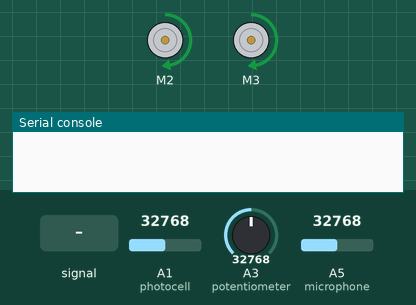
Recording of a program running on a simulated CircuitPython board. Parts: 2 × DC motor (green arrow = forward, orange = backward, longer = faster), the last lines printed to the serial console. The inputs (shaded band) are chosen by the test bench; at power-on: A1 (photocell) = 32768, A3 (potentiometer) = 32768, A5 (microphone) = 32768 (analog values on the 0–65535 scale).

Above: at 1.2 s.
1.3 s: A5 (microphone) fed a 200 Hz sine of ±29490 counts around its level
At 1.6 s:
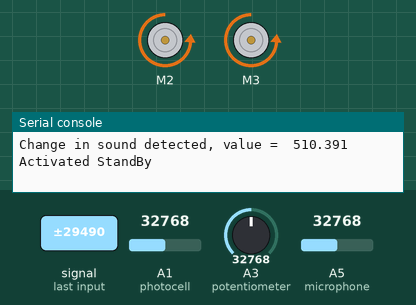
Timing chart, 0 to 7.9 s (numbered marks = the images above; inputs shaded):
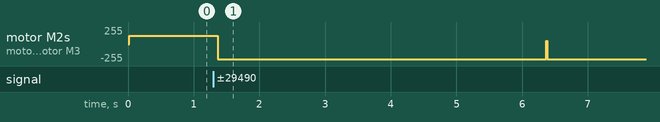

Measured:
- after the input at 1.3 s, motor M2, motor M3: forward 127/255 → backward 229/255 after 0.06 s

The program:

final.py
```python
# ============================================================================================
#            -- Final Project, Desert Media Art --
#                    Professor Michael Ang

# Authors             : Amy, Armaan, Injoo, Pranav
# Date Last Updated   : 26 November 2022
# Description         : Arth-E - An autonomous robot that mimics desert arthropods by
#                       concentrating on the element of fear of human intervention using
#                       light and sound stimuli
# ============================================================================================

from adafruit_motorkit import MotorKit
import time
import board
import analogio
from adafruit_simplemath import map_range


# ------------
# Intialize the Motors
kit = MotorKit(i2c=board.I2C())

# Initialize analog input connected to photocell.
microphone = analogio.AnalogIn(board.A5)

# Initialize potentiometer connected to A3, power & ground
potentiometer = analogio.AnalogIn(board.A3)

# Initialize light sensor connected to A1
photocell = analogio.AnalogIn(board.A1)
# ------------

# --------------
# Make a function to convert from analog value to voltage.
def analog_voltage(adc):
    return adc.value / 65535 * adc.reference_voltage

# Function to convert the potentiometer values to volts
def get_voltage(pin):
    return (pin.value * 3.3) / 65536
# --------------

# set the min and max threshold values of the microphone
potentiomter_threshold_min = 200.0
potentiomter_threshold_max = 700.0

#sound sensor variables
# initilialize variables to store the values in the while loop for comparison
oldSoundVal = 0
newSoundVal = 0
    # threshold = 450.0 - # this will be replaced by the potentiometer reading as the threshold

# 0 for default checking the values, once there is a difference, go to mode 1
# mode 1 - waits for sometime for the arthropod to perform the action and then go ahead for checking again
soundDiff = 0
soundMode = 0
sleepTime = 5.0  # for mode 1 - seconds to wait for

# to keep track of the sound intDiff 's initated, and skip the first value - printing first value not reqd.
count = 0

#light sensor variables
oldVal = None
newVal = None
intDiff = 0
lightThreshold = 2500

#testing time monotonic
startTime = time.monotonic()

# Main loop reads value and voltage every second and prints them out.
while True:

    # --
    # microphone
    # convert to arduino 10-bit [1024] fromhere 16-bit [65536]
    sample = microphone.value / 64

    # equate the sample to newVal to compare in further iterations
    newSoundVal = sample

    #print('The current sound value is: ', newSoundVal)
    if oldSoundVal is not None:
        soundDiff = newSoundVal - oldSoundVal

    # equating this for the next iteration
    oldSoundVal = newSoundVal

    # --
    # potentiometer
    voltage = get_voltage(potentiometer)      # store the potentiometer voltage

    # map the values from the potentiometer to
    mapped_thresholdValue = int(map_range(voltage, 0,3.1, potentiomter_threshold_min, potentiomter_threshold_max))
    #print(mapped_thresholdValue)
    newVal = photocell.value
    # volts = analog_voltage(photocell)
    # Print the values:
    # print('Photocell value: {0} voltage: {1}V'.format(newVal, volts))

    # Calculate the difference in light intensity
    if oldVal is not None:
        intDiff = newVal - oldVal
        #print(intDiff)

    # Update the latested measured value
    oldVal = newVal

    #print(mapped_thresholdValue)
    #time.sleep(0.3)
    if (count!=0) and (soundDiff > mapped_thresholdValue or soundDiff < (-mapped_thresholdValue)):
        print('hey')
        print('\nThreshold currently set at:',mapped_thresholdValue)
        print("Change in sound detected, value = ", soundDiff)
        soundMode = 1;
        print('Activated StandBy','\n')
        kit.motor2.throttle = -0.90
        kit.motor3.throttle = -0.90
        time.sleep(sleepTime) # currently 5.0
        print('Deactivated StandBy')
    else:
        soundCurrTime = time.monotonic()
        if (soundCurrTime - startTime) < 6.0:
            kit.motor2.throttle = 0.5
            kit.motor3.throttle = 0.5
            soundMode = 0
        elif ((soundCurrTime - startTime) > 6.0) and ((soundCurrTime - startTime) < 9.5 ):
            kit.motor2.throttle = 0.2
            kit.motor3.throttle = 0.2
        elif ((soundCurrTime - startTime) > 9.5) and ((soundCurrTime - startTime) < 13.0 ):
            kit.motor2.throttle = 0.0
            kit.motor3.throttle = 0.0
        elif ((soundCurrTime - startTime) > 13.0) and ((soundCurrTime - startTime) < 17.0 ):
            kit.motor2.throttle = 0.9
            kit.motor3.throttle = 0.9
        else:
            startTime = soundCurrTime #updating the value after 13.5 seconds so that it starts again


    # to skip the first extra value
    if (count == 0):
        count+=1;

    #LIGHT code
    # Continue if the difference is smaller than 3000

    #checking the current time
    currTime = time.monotonic()
    if ((currTime - startTime) > 1.0 ):
        if abs(intDiff) > lightThreshold:
            #mode = 1
            print("\nChange in light detected, value = ", intDiff)
            print('Activated StandBy (Mode 1)')
            kit.motor2.throttle = -0.75
            kit.motor3.throttle = -0.75
            time.sleep(sleepTime/2) #since it's taking the value twice - once for increase and another for decrease
            print('Deactivated StandBy, checking for changes in light...\n')
            startTime = currTime

# If the difference is larger than 3000
# Change mode, wait for 10 seconds, mode changes back to initial
        else:
            lightCurrTime = time.monotonic()
        if (lightCurrTime - startTime) < 6.0:
            kit.motor2.throttle = 0.5
            kit.motor3.throttle = 0.5
            soundMode = 0
        elif ((lightCurrTime - startTime) > 6.0) and ((lightCurrTime - startTime) < 9.5 ):
            kit.motor2.throttle = 0.2
            kit.motor3.throttle = 0.2
        elif ((lightCurrTime - startTime) > 9.5) and ((lightCurrTime - startTime) < 13.0 ):
            kit.motor2.throttle = 0.0
            kit.motor3.throttle = 0.0
        elif ((lightCurrTime - startTime) > 13.0) and ((lightCurrTime - startTime) < 17.0 ):
            kit.motor2.throttle = 0.9
            kit.motor3.throttle = 0.9
        else:
            startTime = lightCurrTime #updating the value after 13.5 seconds so that it starts again
            #time.sleep(1.0)
            #print(mode)
```
